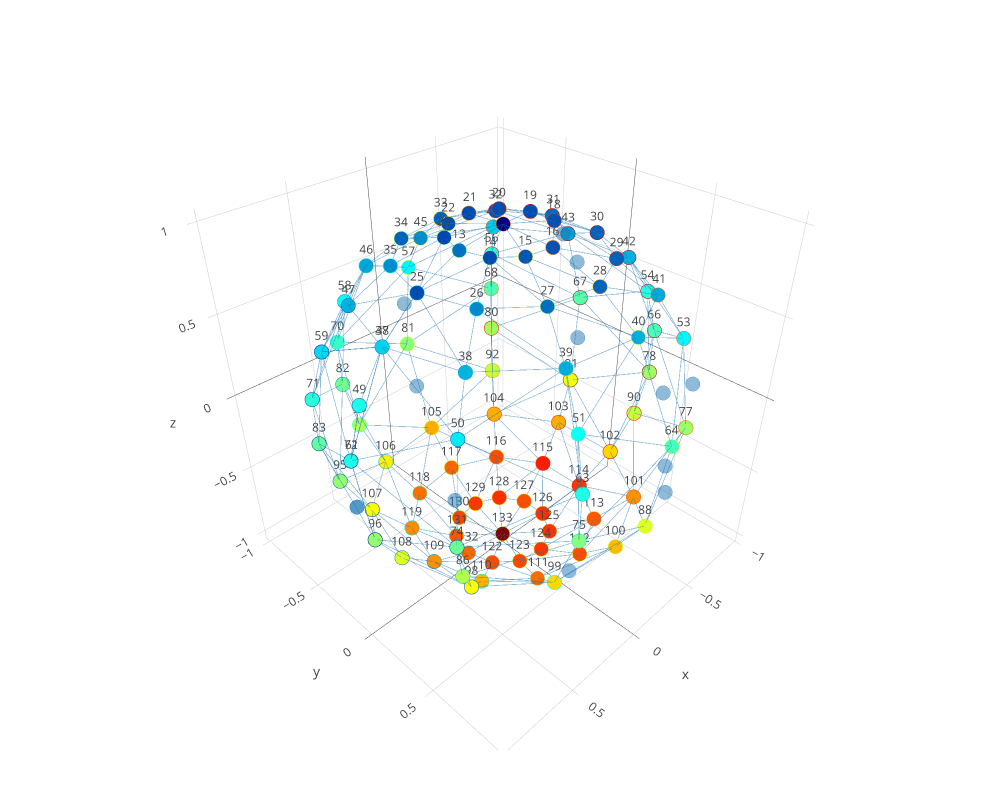

The notebook cell saved with this chart:
### Markdown cell above
Now let' see the most persistent feature in $H_2$ (There's only 1 in this case).
<br>
We can see below a collection of 2-simplices. notice how although it looks like an n-dimensional polygon, it's not. Eirene shows an $h_2$ representative cycle, it's not a single traingle of a single polygon, but rather a mesh of triangles that form a closed surface. It’s typically a whole set of triangles whose boundary collectively cancels out. where the boundary 
$$
\partial_k \bigl[\sigma]
  \;=\;
  \sum_{i=0}^k (-1)^i 
  \bigl[\,v_0, \dots, \hat{v_i}, \dots, v_k\bigr].
$$

For a 2-simplex, the boundary is:

$$
\partial_2 \bigl[\,v_0, v_1, v_2\bigr]
  \;=\;
  [v_1, v_2] \;-\; [v_0, v_2] \;+\; [v_0, v_1].
$$

if zoomed in, you will see that each dot point will form a traingle + we can check using our barcode function

### Code cell
p = plotclassrep_pjs(PH,dim=2,class=1)
